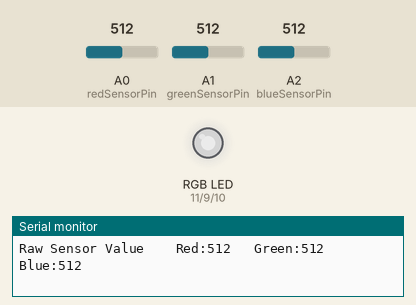
Recording of a sketch running on a simulated Arduino Uno, built with avr-gcc and run on an emulated ATmega328P. Parts: an RGB LED mixed from three pins (HIGH = lit), the last lines printed to the serial monitor. Inputs (shaded band) come from the test bench; at power-on: A0 (redSensorPin) = 512, A1 (greenSensorPin) = 512, A2 (blueSensorPin) = 512. Dim RGB values are drawn brighter than linear.

Above: at 1.2 s.
1.3 s: A0 (redSensorPin) set to 716
At 2.4 s:
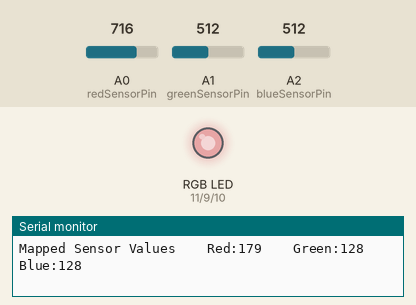
2.9 s: A1 (greenSensorPin) set to 993
At 4.0 s:
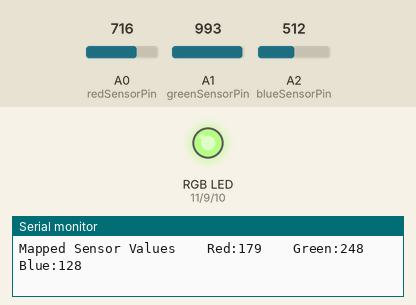
4.7 s: A1 (greenSensorPin) set to 1009
At 5.6 s:
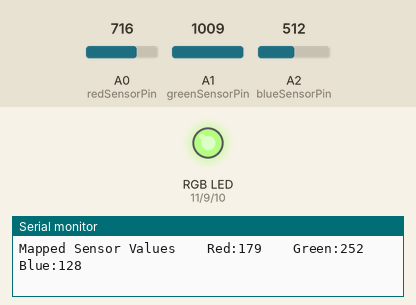
6.4 s: A2 (blueSensorPin) set to 993
At 7.3 s:
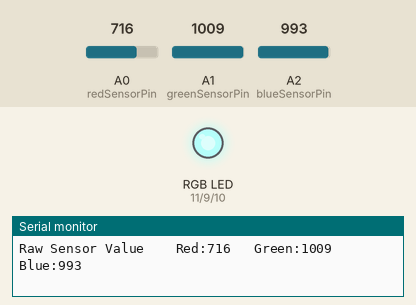
8.2 s: A2 (blueSensorPin) set to 1008
At 9.1 s:
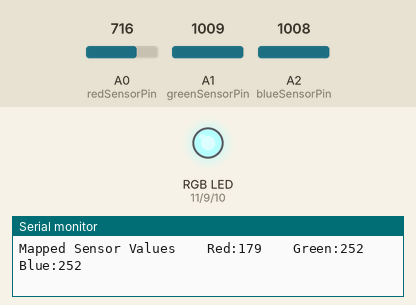
9.9 s: A0 (redSensorPin) set to 981
At 11.1 s:
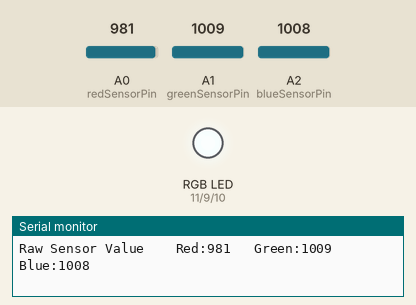
11.7 s: A0 (redSensorPin) set to 1016
Timing chart, 0 to 14.4 s (numbered marks = the images above; inputs shaded):
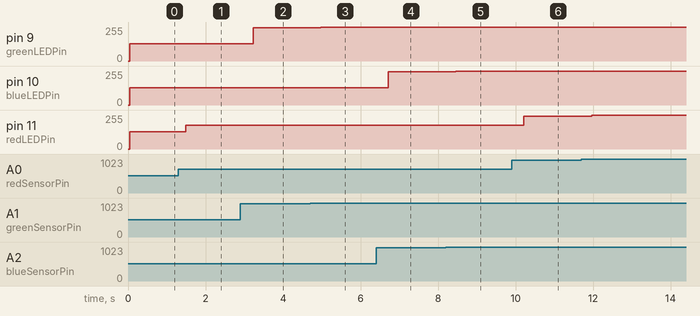

Measured:
- after the input at 1.3 s, pin 11 (redLEDPin): 128/255 → 179/255 after 0.19 s
- after the input at 2.9 s, pin 9 (greenLEDPin): 128/255 → 248/255 after 0.33 s
- after the input at 4.7 s, pin 9 (greenLEDPin): 248/255 → 252/255 after 0.27 s
- after the input at 6.4 s, pin 10 (blueLEDPin): 128/255 → 248/255 after 0.32 s
- after the input at 8.2 s, pin 10 (blueLEDPin): 248/255 → 252/255 after 0.26 s
- after the input at 9.9 s, pin 11 (redLEDPin): 179/255 → 245/255 after 0.31 s
- after the input at 11.7 s, pin 11 (redLEDPin): 245/255 → 254/255 after 0.27 s

The sketch:

Project04_01.ino
```cpp
const int greenLEDPin = 9;
const int blueLEDPin = 10;
const int redLEDPin = 11;
//useful constants
const int redSensorPin = A0;
const int greenSensorPin = A1;
const int blueSensorPin = A2;

int redValue = 0;
int greenValue = 0;
int blueValue = 0;
//variables to store the sensor readings as well as the light level of each LED
int redSensorValue = 0;
int greenSensorValue = 0;
int blueSensorValue = 0;

void setup() {
  Serial.begin(9600);
  //setting the direction of the digital pins and setting up the serial port
  pinMode(greenLEDPin, OUTPUT);
  pinMode(blueLEDPin, OUTPUT);
  pinMode(redLEDPin, OUTPUT);
}

void loop() {
  redSensorValue = analogRead(redSensorPin);
  //delay(5);                                         //reading the vlaue of each light sensor
  greenSensorValue = analogRead(greenSensorPin);
  //delay(5);
  blueSensorValue = analogRead(blueSensorPin);

  Serial.print("Raw Sensor Value \t Red:");
  Serial.print(redSensorValue);
  Serial.print("\t Green:");                //report the sensor readings to the computer
  Serial.print(greenSensorValue);
  Serial.print("\t Blue:");
  Serial.println(blueSensorValue);

  //Convert the sensor readings from a value between 0 - 1023
  //to a value between 0 - 255
  redValue = redSensorValue / 4;
  greenValue = greenSensorValue / 4;
  blueValue = blueSensorValue / 4;

  Serial.print("Mapped Sensor Values \t Red:");
  Serial.print(redValue);
  Serial.print(" \t Green:");      //report the calculated LED light levels
  Serial.print(greenValue);
  Serial.print("\t Blue:");
  Serial.println(blueValue);

  analogWrite(redLEDPin, redValue);
  analogWrite(greenLEDPin, greenValue);    //Set the LED light levels
  analogWrite(blueLEDPin, blueValue);
  delay(250);
}
```
